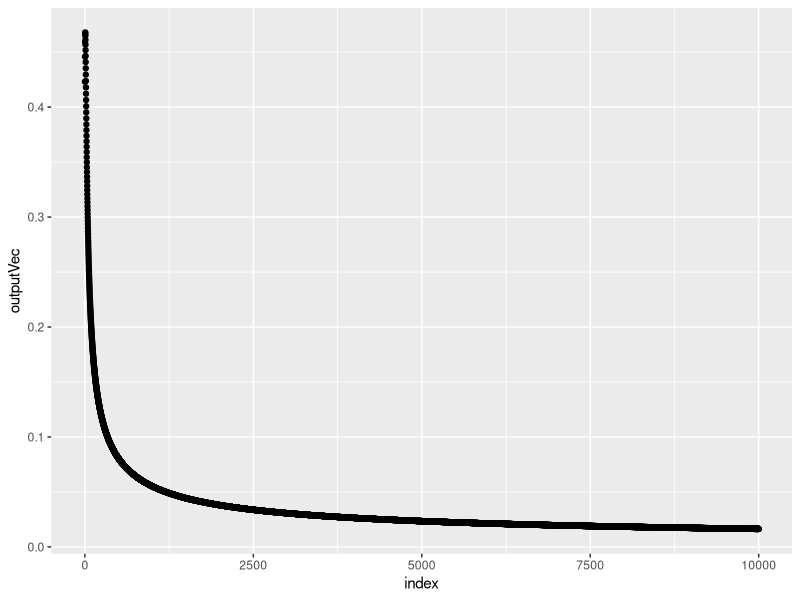
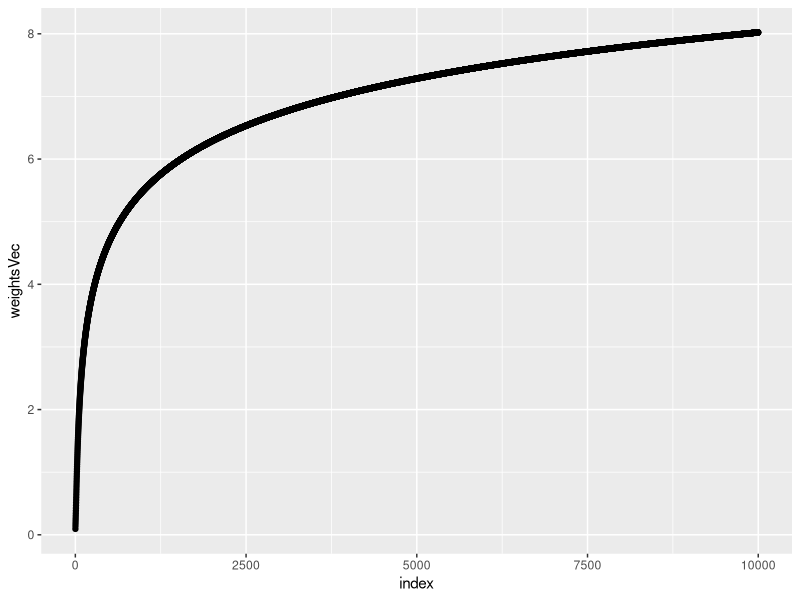
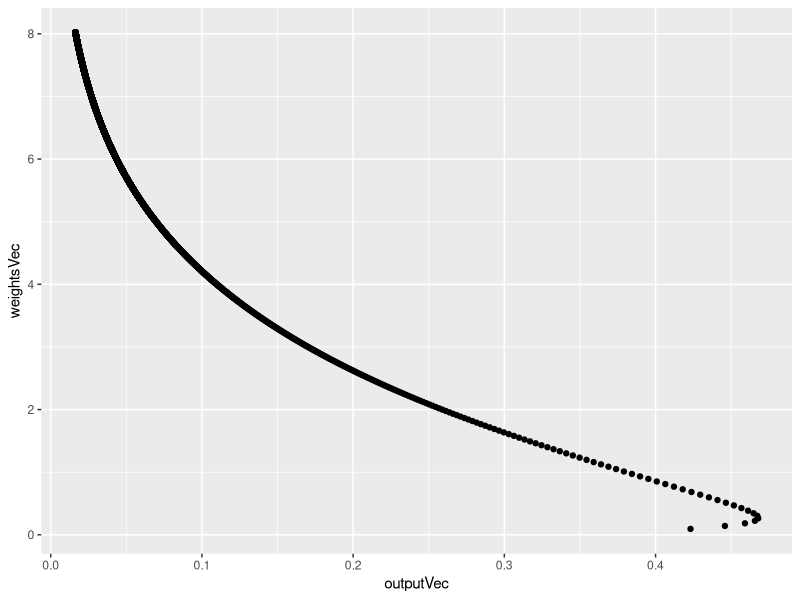

Here is the R script that generated these plots, in order:
# Clear environment
rm(list = ls())

# Load libraries
library(ggplot2)
library(dplyr)

# input data to input neurons
# 4x3 matrix
training_input = matrix(
  c(0,0,1,1,1,1,1,0,1,0,1,1),
  nrow = 4,
  ncol = 3)

# Output data
# 1x4 matrix (transpose it to make it 4x1)
training_ouput = t(matrix(
  c(0,1,1,0),
  nrow = 1,
  ncol = 4
))

# create rarndom weights
set.seed(0415)
weights = round(runif(3, min = -1, max = 1), 2)
# turn array into 3x1 matrix
weightsMat = matrix(
  weights,
  nrow = 3,
  ncol = 1
)


# create empty vectors for visualization purposes
outputVec = c()
weightsVec = c()
index = c()

# iterate
for(i in 1:10000) {
  index[i] = i # add to index vector
  
  # activation function (sigmoid), X is the dot product between input and weights
  output = 1/(1 + exp(-training_input %*% weightsMat))
  outputVec[i] = output # add to output vector
  
  # calculate the error
  error = training_ouput - output
  
  # calculate the gradient (derivative of the activation function)
  sigmoidDeriv = output * (1 - output)
  
  # adjustment is dot T(input) dot (error * gradient)
  adjustment = t(training_input) %*% (error * sigmoidDeriv)
  weightsMat = weightsMat + adjustment
  weightsVec[i] = weightsMat
}

df = data.frame(index, outputVec, weightsVec)

df %>%
  ggplot(aes(x = index, y = outputVec)) + geom_point()

df %>%
  ggplot(aes(x = index, y = weightsVec)) + geom_point()
  
df %>%
  ggplot(aes(x = outputVec, y = weightsVec)) + geom_point()

  

  
